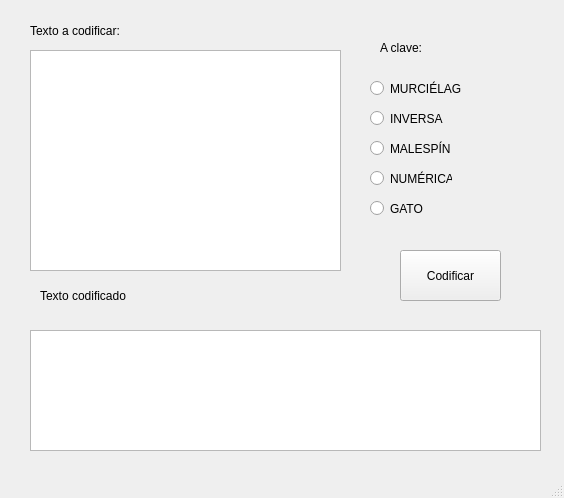
<?xml version="1.0" encoding="UTF-8"?>
<ui version="4.0">
 <class>MainWindow</class>
 <widget class="QMainWindow" name="MainWindow">
  <property name="geometry">
   <rect>
    <x>0</x>
    <y>0</y>
    <width>564</width>
    <height>498</height>
   </rect>
  </property>
  <property name="windowTitle">
   <string>MainWindow</string>
  </property>
  <widget class="QWidget" name="centralwidget">
   <widget class="QRadioButton" name="rbtn_murcielago">
    <property name="geometry">
     <rect>
      <x>370</x>
      <y>80</y>
      <width>91</width>
      <height>17</height>
     </rect>
    </property>
    <property name="text">
     <string>MURCIÉLAGO</string>
    </property>
   </widget>
   <widget class="QRadioButton" name="rbtn_inversa">
    <property name="geometry">
     <rect>
      <x>370</x>
      <y>110</y>
      <width>82</width>
      <height>17</height>
     </rect>
    </property>
    <property name="text">
     <string>INVERSA</string>
    </property>
   </widget>
   <widget class="QRadioButton" name="rbtn_malespin">
    <property name="geometry">
     <rect>
      <x>370</x>
      <y>140</y>
      <width>82</width>
      <height>17</height>
     </rect>
    </property>
    <property name="text">
     <string>MALESPÍN</string>
    </property>
   </widget>
   <widget class="QRadioButton" name="rbtn_numerica">
    <property name="geometry">
     <rect>
      <x>370</x>
      <y>170</y>
      <width>82</width>
      <height>17</height>
     </rect>
    </property>
    <property name="text">
     <string>NUMÉRICA</string>
    </property>
   </widget>
   <widget class="QRadioButton" name="rbtn_gato">
    <property name="geometry">
     <rect>
      <x>370</x>
      <y>200</y>
      <width>82</width>
      <height>17</height>
     </rect>
    </property>
    <property name="text">
     <string>GATO</string>
    </property>
   </widget>
   <widget class="QLabel" name="label">
    <property name="geometry">
     <rect>
      <x>380</x>
      <y>32</y>
      <width>81</width>
      <height>31</height>
     </rect>
    </property>
    <property name="text">
     <string>A clave:</string>
    </property>
   </widget>
   <widget class="QLabel" name="label_2">
    <property name="geometry">
     <rect>
      <x>30</x>
      <y>10</y>
      <width>181</width>
      <height>41</height>
     </rect>
    </property>
    <property name="text">
     <string>Texto a codificar:</string>
    </property>
   </widget>
   <widget class="QTextEdit" name="original">
    <property name="geometry">
     <rect>
      <x>30</x>
      <y>50</y>
      <width>311</width>
      <height>221</height>
     </rect>
    </property>
   </widget>
   <widget class="QTextEdit" name="enClave">
    <property name="geometry">
     <rect>
      <x>30</x>
      <y>330</y>
      <width>511</width>
      <height>121</height>
     </rect>
    </property>
   </widget>
   <widget class="QLabel" name="label_3">
    <property name="geometry">
     <rect>
      <x>40</x>
      <y>280</y>
      <width>221</width>
      <height>31</height>
     </rect>
    </property>
    <property name="text">
     <string>Texto codificado</string>
    </property>
   </widget>
   <widget class="QPushButton" name="boton_codificar">
    <property name="geometry">
     <rect>
      <x>400</x>
      <y>250</y>
      <width>101</width>
      <height>51</height>
     </rect>
    </property>
    <property name="text">
     <string>Codificar</string>
    </property>
   </widget>
  </widget>
  <widget class="QMenuBar" name="menubar">
   <property name="geometry">
    <rect>
     <x>0</x>
     <y>0</y>
     <width>564</width>
     <height>21</height>
    </rect>
   </property>
  </widget>
  <widget class="QStatusBar" name="statusbar"/>
 </widget>
 <resources/>
 <connections/>
</ui>
